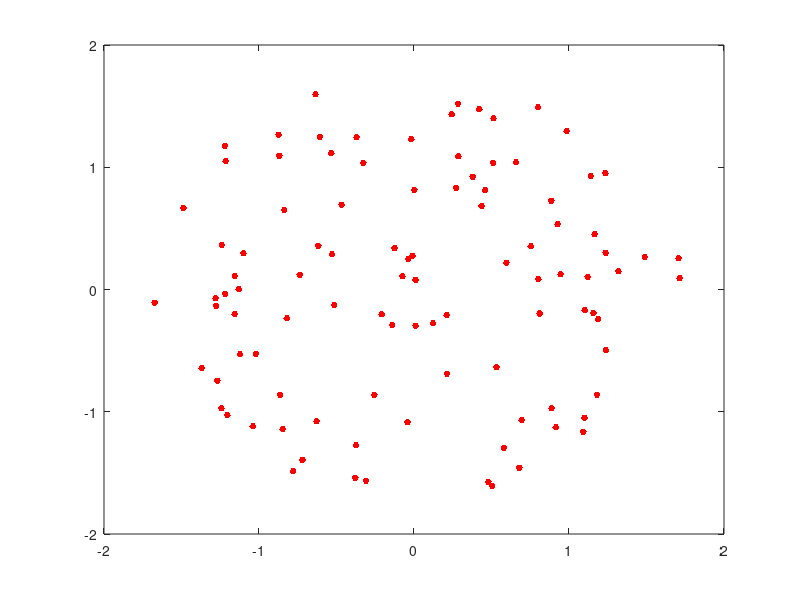

MATLAB code to generate this figure: (Note: this script raises an error after producing the figure.)
rng(1)
r = sqrt(3*rand(100,1));
t = 2*pi*rand(100,1);
data1 = [r.*cos(t), r.*sin(t)];

figure;
plot(data1(:,1),data1(:,2),'r.', 'MarkerSize',15);
theclass = ones(100,1)

%fitting a one class svm
c1 = fitcsvm(data1,theclass,'Kernelfunction', 'rbf', 'Nu', 0.5, 'Classnames', [1]);
hold on;

%griding and predicting
d = 0.01;
[x1Grid, x2Grid] = meshgrid(min(data1(:,1)):d:max(data1(:,1)),...
    min(data1(:,2)):d:max(data1(:,2)));
xGrid = [x1Grid(:),x2Grid(:)];
[~,scores] = predict(c1,xGrid);

%plotting the support vectors
plot(data1(c1.IsSupportVector,1),data1(c1.IsSupportVector,2),'ko');

%ploting the fitting boundary
contour(x1Grid, x2Grid,reshape(scores(:,1),size(x1Grid)),[0,0],'k');

%predicting
[~,scores] = predict(c1,data1)